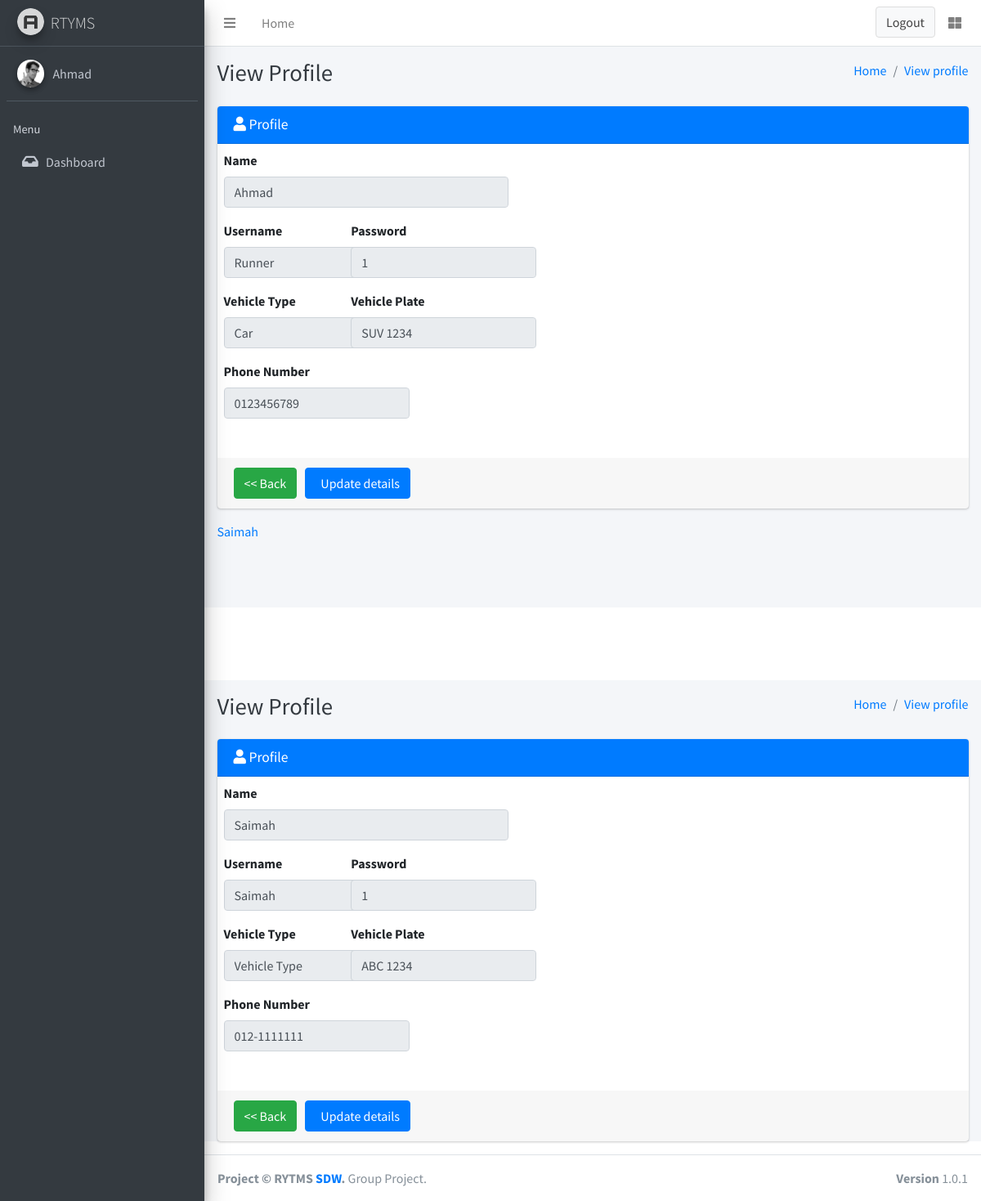
Page /ApplicationLayer/runner/runnerViewProfile.php on the committed database.
### tables this page shows
CREATE TABLE `runner` (
  `runnerID` int(11) NOT NULL,
  `runnerName` varchar(100) NOT NULL,
  `runnerUsername` varchar(50) NOT NULL,
  `runnerPassword` varchar(20) NOT NULL,
  `runnerPhone` varchar(11) NOT NULL,
  `approved` int(11) NOT NULL DEFAULT 0,
  `vehicleType` varchar(50) NOT NULL,
  `vehiclePlate` varchar(20) NOT NULL
);

### ApplicationLayer/template/libs/database.php (called while the page is built, shortened)
<?php
class DB
{
  public static function connect($value='')
  {
    $pdo = new PDO(DB_TYPE.':host='.DB_HOST.';dbname='.DB_NAME, DB_USER, DB_PASS);
    $pdo->setAttribute(PDO::ATTR_ERRMODE, PDO::ERRMODE_EXCEPTION);
    return $pdo;
  }
  public static function run($sql, $args = NULL)
    {
        if (!$args)
        {
             return DB::connect()->query($sql);
        }
     }
}
?>

### BusinessServicesLayer/data/registerModel.php (called while the page is built, shortened)
<?php
require_once $_SERVER["DOCUMENT_ROOT"].'/RTYMS/ApplicationLayer/template/libs/database.php';
class registerModel{
    function viewRunner(){
        $sql = "SELECT * FROM runner";
        return DB::run($sql);
    }
}
?>

### BusinessServicesLayer/controller/registrationController.php (called while the page is built, shortened)
<?php
require_once $_SERVER["DOCUMENT_ROOT"].'/RTYMS/BusinessServicesLayer/data/registerModel.php';
class registerController{
    function viewRunner(){
        $runner = new registerModel();
        return $runner->viewRunner();
    }
}
?>

### ApplicationLayer/runner/runnerViewProfile.php (the view, shortened to what this page needs)
<?php
require_once $_SERVER["DOCUMENT_ROOT"].'/RTYMS/BusinessServicesLayer/controller/registrationController.php';
$runner = new registerController();
$data = $runner->viewRunner();
?>
<!DOCTYPE html>
<html>
<head>
  <link rel="stylesheet" href="../../ApplicationLayer/template/plugins/fontawesome-free/css/all.min.css">
  <link rel="stylesheet" href="https://code.ionicframework.com/ionicons/2.0.1/css/ionicons.min.css">
  <link rel="stylesheet" href="../../ApplicationLayer/template/plugins/tempusdominus-bootstrap-4/css/tempusdominus-bootstrap-4.min.css">
  <link rel="stylesheet" href="../../ApplicationLayer/template/plugins/icheck-bootstrap/icheck-bootstrap.min.css">
  <link rel="stylesheet" href="../../ApplicationLayer/template/plugins/jqvmap/jqvmap.min.css">
  <link rel="stylesheet" href="../../ApplicationLayer/template/dist/css/adminlte.min.css">
  <link rel="stylesheet" href="../../ApplicationLayer/template/plugins/overlayScrollbars/css/OverlayScrollbars.min.css">
  <link rel="stylesheet" href="../../ApplicationLayer/template/plugins/daterangepicker/daterangepicker.css">
  <link rel="stylesheet" href="../../ApplicationLayer/template/plugins/summernote/summernote-bs4.css">
</head>
<body class="hold-transition sidebar-mini layout-fixed">
<div class="wrapper">
  <nav class="main-header navbar navbar-expand navbar-white navbar-light">
    <ul class="navbar-nav">
      <li class="nav-item">
        <a class="nav-link" data-widget="pushmenu" href="#"><i class="fas fa-bars"></i></a>
      </li>
      <li class="nav-item d-none d-sm-inline-block">
        <a href="medSPMain.php" class="nav-link">Home</a>
      </li>
      <li class="nav-item d-none d-sm-inline-block">
        <a href="#" class="nav-link"></a>
      </li>
    </ul>
    <ul class="navbar-nav ml-auto">
      <form action="../../BusinessServicesLayer/controller/loginController.php" method="GET"> <button name="logout" type="submit" class="btn btn-block btn-default">Logout</button></form>
      <li class="nav-item">
        <a class="nav-link" data-widget="control-sidebar" data-slide="true" href="#">
          <i class="fas fa-th-large"></i>
        </a>
      </li>
    </ul>
  </nav>
  <aside class="main-sidebar sidebar-dark-primary elevation-4">
    <a href="runnerMain.php" class="brand-link">
      <img src="../../ApplicationLayer/template/dist/img/AdminLTELogo.png" alt="AdminLTE Logo" class="brand-image img-circle elevation-3"
           style="opacity: .8">
      <span class="brand-text font-weight-light">RTYMS</span>
    </a>
    <div class="sidebar">
      <div class="user-panel mt-3 pb-3 mb-3 d-flex">
        <div class="image">
          <img src="../../ApplicationLayer/template/dist/img/user2-160x160.jpg" class="img-circle elevation-2" alt="User Image">
        </div>
        <div class="info"><?php
            foreach($data as $row){
                ?>
          <a href="#" class="d-block"><?=$row['runnerName']?></a>
        </div>
      </div>
      <nav class="mt-2">
        <ul class="nav nav-pills nav-sidebar flex-column" data-widget="treeview" role="menu" data-accordion="false">
          <li class="nav-header">Menu</li>
          <li class="nav-item">
            <a href="runnerMain.php" class="nav-link">
              <i class="nav-icon fas fa-inbox"></i>
              <p>
                Dashboard
              </p>
            </a>
          </li>
          </ul>
      </nav>
    </div>
  </aside>
  <div class="content-wrapper">
    <div class="content-header">
      <div class="container-fluid">
        <div class="row mb-2">
          <div class="col-sm-6">
            <h1 class="m-0 text-dark">View Profile</h1>
          </div>
          <div class="col-sm-6">
            <ol class="breadcrumb float-sm-right">
              <li class="breadcrumb-item"><a href="runnerMain.php">Home</a></li>
              <li class="breadcrumb-item"><a href="runnerViewProfile.php?">View profile</a></li>
            </ol>
          </div>
        </div>
      </div>
    </div>
    <section class="content">
      <div class="container-fluid">
          <form role="form" action="" method="POST" enctype="multipart/form-data">
            <div class="card card-primary">
              <div class="card-header">
                <h3 class="card-title"><i class="nav-icon fas fa-user"></i> Profile</h3>
              </div>
              <div class="row">
                <div class="col-md-6">
                  <div class="" style="padding: 0.5rem!important;flex: 1 1 auto !important;">
                      <div class="">
                        <label>Name</label>
                        <input type="text" class="form-control" name="runnerName" value="<?=$row['runnerName']?>" style="width: 80%" readonly>
                      </div>
                  </div>
                <div class="row">
                  <div class="col-md-4">
                    <div class="" style="padding: 0.5rem!important;flex: 1 1 auto !important;">
                      <div class="">
                        <label>Username</label>
                        <input type="text" class="form-control" name="runnerUsername" value="<?=$row['runnerUsername']?>" style="width: auto" readonly>
                      </div>
                    </div>
                  </div>
                  <div class="col-md-4">
                    <div class="" style="padding: 0.5rem!important;flex: 1 1 auto !important;">
                      <div class="">
                        <label>Password</label>
                        <input type="text" class="form-control" name="runnerPassword" value="<?=$row['runnerPassword']?>" style="width: auto" readonly>
                      </div>
                    </div>
                  </div>
                </div>
                <div class="row">
                <div class="col-md-4">
                    <div class="" style="padding: 0.5rem!important;flex: 1 1 auto !important;">
                      <div class="">
                        <label>Vehicle Type</label>
                        <input type="text" class="form-control" name="vehicleType" value="<?=$row['vehicleType']?>" style="width: auto" readonly>
                      </div>
                    </div>
                  </div>
                <div class="col-md-4">
                    <div class="" style="padding: 0.5rem!important;flex: 1 1 auto !important;">
                      <div class="">
                        <label>Vehicle Plate</label>
                        <input type="text" class="form-control" name="vehiclePlate" value="<?=$row['vehiclePlate']?>" style="width: auto" readonly>
                      </div>
                    </div>
                  </div>
                </div>
              </div>
              </div>
              <div class="row">
                 <div class="col-md-12">
                  <div class="" style="padding: 0.5rem!important;flex: 1 1 auto !important;">
                      <div class="form-group">
                        <label for="description">Phone Number</label>
                        <input type="text" class="form-control" name="runnerPhone" value="<?=$row['runnerPhone']?>" style="width: auto" readonly>
                      </div>
                  </div><br><input type="hidden" name="runnerID" value="<?=$row['runnerID']?>">
                </div>
              </div>
            <div class="card-footer">
              <button type="button" onclick="location.href='runnerMain.php'" class="btn btn-success"><i class="fas "></i><<&nbsp;Back </button>&nbsp;&nbsp;
              <button type="button" onclick="location.href='runnerEditProfile.php?runnerID=<?=$row['runnerID']?>'" class="btn btn-primary">&nbsp; Update details</button>&nbsp;&nbsp;
            </div>
            </div><?php } ?>
          </form>
        </div>
      </div>
  <footer class="main-footer">
    <strong>Project &copy; RYTMS <a href="#">SDW</a>.</strong>
    Group Project.
    <div class="float-right d-none d-sm-inline-block">
      <b>Version</b> 1.0.1
    </div>
  </footer>
</body>
</html>

### rows in the picture
runner: runnerName "Ahmad", runnerUsername "Runner", runnerPassword "1", vehicleType "Car", vehiclePlate "SUV 1234", runnerPhone "0123456789"
runner: runnerName "Saimah", runnerUsername "Saimah", runnerPassword "1", vehicleType "Vehicle Type", vehiclePlate "ABC 1234", runnerPhone "012-1111111"
